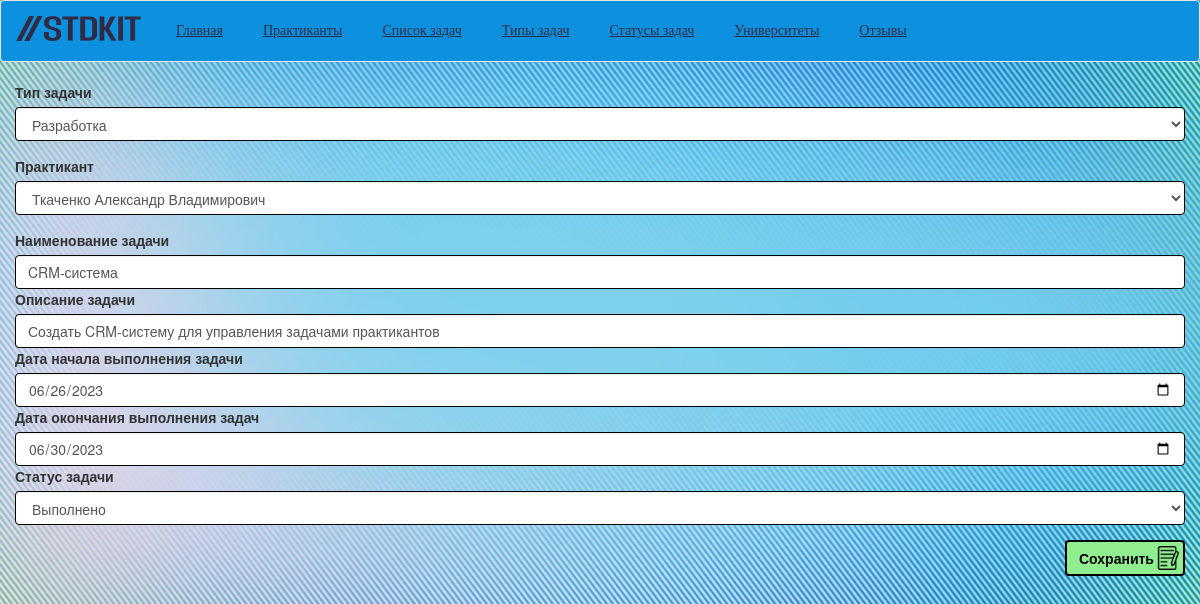
The page /STD-KIT/Edit/editSpisokZadach.php?id_SpisokZadach=3 on the database its author committed.
### tables this page shows
CREATE TABLE `SpisokZadach` (
  `id_SpisokZadach` int NOT NULL,
  `Tip_SpisokZadach` int NOT NULL,
  `Praktikant_SpisokZadach` int NOT NULL,
  `Imya_SpisokZadach` varchar(60) NOT NULL,
  `Opisaniye_SpisokZadach` varchar(200) NOT NULL,
  `DataNachalo_SpisokZadach` date NOT NULL,
  `DataKonec_SpisokZadach` date NOT NULL,
  `Status_SpisokZadach` int NOT NULL
);

### STD-KIT/Controllers/api.php (called while the page is built, shortened)
<?php
function getSpisokZadachById($db, $id){
    $sql = "SELECT * FROM `SpisokZadach`
            LEFT JOIN TipyZadach ON `SpisokZadach`.Tip_SpisokZadach = `TipyZadach`.id_TipZadach
            WHERE id_SpisokZadach = :id_SpisokZadach
            ";
    $stmt = $db->prepare($sql);
    $stmt->bindValue('id_SpisokZadach', $id, PDO::PARAM_INT);
    $stmt->execute();
    $row = $stmt->fetch(PDO::FETCH_ASSOC);
    return $row;
}
function getAllSpisokZadachTipyZadach($db){
    $sql = "SELECT * FROM `TipyZadach`";
    $res = array();
    $stmt = $db->prepare($sql);
    $stmt->execute();
    while($row = $stmt->fetch(PDO::FETCH_ASSOC)) {
        $res[$row['id_TipZadach']] = $row;
    }
    return $res;
}
function getAllSpisokZadachPraktikanty($db){
    $sql = "SELECT * FROM `Praktikanty`";
    $res = array();
    $stmt = $db->prepare($sql);
    $stmt->execute();
    while($row = $stmt->fetch(PDO::FETCH_ASSOC)) {
        $res[$row['id_Praktikant']] = $row;
    }
    return $res;
}
function getAllSpisokZadachStatusyZadach($db){
    $sql = "SELECT * FROM `StatusyZadach`";
    $res = array();
    $stmt = $db->prepare($sql);
    $stmt->execute();
    while($row = $stmt->fetch(PDO::FETCH_ASSOC)) {
        $res[$row['id_StatusZadach']] = $row;
    }
    return $res;
}

### STD-KIT/Edit/editSpisokZadach.php (the view, shortened to what this page needs)
<!DOCTYPE html>
<html>
<head>
	<link href="//maxcdn.bootstrapcdn.com/bootstrap/3.3.7/css/bootstrap.min.css" rel="stylesheet">
</head>
<body>
	<header>
		<nav class="navbar navbar-default" role="navigation">
			<div class="container-fluid">
				<div class="navbar-header">
					<a class="navbar-brand" href="#"><img src="../Images/logo.png" alt="Студия КИТ.Практика" width="125" height="25"></a>
				</div>
				<div class="collapse navbar-collapse navbar-ex1-collapse">
					<ul class="nav navbar-nav">
						<li><a href="../index.php">Главная</a></li>
						<li><a href="../View/Praktikanty.php">Практиканты</a></li>
						<li><a href="../View/SpisokZadach.php">Список задач</a></li>
						<li><a href="../View/TipyZadach.php">Типы задач</a></li>
						<li><a href="../View/StatusyZadach.php">Статусы задач</a></li>
						<li><a href="../View/Universitety.php">Университеты</a></li>
						<li><a href="../View/Otzyvy.php">Отзывы</a></li>
					</ul>
				</div>
			</div>
		</nav>
	</header>
	<div id="content">
		<div class = "container-fluid">
			<?php include '../Controllers/db.php'; ?>
			<?php include '../Controllers/api.php'; ?>
			<?php
				$id = $_GET['id_SpisokZadach'];
				if($id){
				$listSpisokZadach = getSpisokZadachById($db, $id);
				}else {
					echo "<h1>Error<h1>";
					exit();
				}
			?>
			<form action="../Save/saveSpisokZadach.php" method="post">
                <div class="form-group">
					<div class="form-group">
						<label>Тип задачи</label>
						<select name="tip" class="form-control" id="tip">
						<?php
    						$TipyZadach = getAllSpisokZadachTipyZadach($db);
    						foreach ($TipyZadach as $key => $value) {
        						$selected = '';
        						if ($value['id_TipZadach'] == $listSpisokZadach['Tip_SpisokZadach']) {
            						$selected = 'selected';
        						}
        						echo '<option value="'.$value['id_TipZadach'].'" '.$selected.'>'.$value['Imya_TipZadach'].'</option>';
    						}
						?>
						</select>
					</div>
                    <div class="form-group">
						<label>Практикант</label>
						<select name="prak" class="form-control" id="prak">
						<?php
    						$Praktikanty = getAllSpisokZadachPraktikanty($db);
    						foreach ($Praktikanty as $key => $value) {
        						$selected = '';
        						if ($value['id_Praktikant'] == $listSpisokZadach['Praktikant_SpisokZadach']) {
            						$selected = 'selected';
        						}
        						echo '<option value="'.$value['id_Praktikant'].'" '.$selected.'>'.$value['Fio_Praktikant'].'</option>';
    						}
						?>
						</select>
					</div>
					<label for="imyaSP">Наименование задачи</label>
					<input type="text" class="form-control" id="imyaSP" name="imyaSP" value="<?php echo $listSpisokZadach['Imya_SpisokZadach']; ?>">
                    <label for="desc">Описание задачи</label>
					<input type="text" class="form-control" id="desc" name="desc" value="<?php echo $listSpisokZadach['Opisaniye_SpisokZadach']; ?>">
                    <label for="nachaloSP">Дата начала выполнения задачи</label>
					<input type="date" class="form-control" id="nachaloSP" name="nachaloSP" value="<?php echo $listSpisokZadach['DataNachalo_SpisokZadach']; ?>">
                    <label for="konecSP">Дата окончания выполнения задач</label>
					<input type="date" class="form-control" id="konecSP" name="konecSP" value="<?php echo $listSpisokZadach['DataKonec_SpisokZadach']; ?>">
                    <div class="form-group">
						<label>Статус задачи</label>
						<select name="status" class="form-control" id="status">
						<?php
    						$StatusyZadach = getAllSpisokZadachStatusyZadach($db);
    						foreach ($StatusyZadach as $key => $value) {
        						$selected = '';
        						if ($value['id_StatusZadach'] == $listSpisokZadach['Status_SpisokZadach']) {
            						$selected = 'selected';
        						}
        						echo '<option value="'.$value['id_StatusZadach'].'" '.$selected.'>'.$value['Imya_StatusZadach'].'</option>';
    						}
						?>
						</select>
					</div>
				</div>
				<div class="buttons">
					<button id="submitButton" type="submit" class="btn btn-default">Сохранить</button>
				</div>
			</form>
		</div>
	</div>
</body>
</html>

### STD-KIT/Edit/editSpisokZadach.php (style rules this page uses)
.navbar { background-color: #0d91de; }
.navbar-nav { list-style: none; margin: 0; padding: 0; }
.navbar-nav li { display: inline-block; }
.navbar-nav li a { display: block; padding: 20px; color: #302b44 !important; font-family: Impact, fantasy; text-decoration-line: underline; }
.buttons { text-align: right; }
#addButton, #printButton, #submitButton { color: #000; background-color: lightgreen; border: 2px solid black; font-weight: bold; }
#submitButton { width: 120px; text-align: left; background-image: url("../Images/saveIcon.png"); background-size: 24px 24px; background-position: 89px 4px; background-repeat: no-repeat; }
.form-group { text-align: left; }
.form-control { border: 1px solid black; }
body { background-image: url("../Images/background.jpg"); background-repeat: no-repeat; background-size: cover; }

### rows shown on the page
spisokzadach: imyaSP "CRM-система", desc "Создать CRM-систему для управления задачами практикантов", nachaloSP "06/26/2023", konecSP "06/30/2023"

### other values the page prints
form field tip "Разработка"
form field prak "Ткаченко Александр Владимирович"
form field status "Выполнено"
